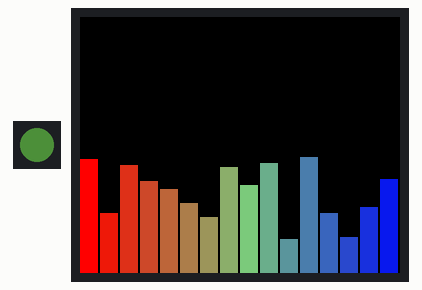
Recording of a sketch running on a simulated Arduino Uno, built for the host (arithmetic inside an expression is 32-bit, double 64-bit). Parts: 1 RGB LEDs in strip order, left to right, 160×128 colour display. Dim RGB values are drawn brighter than linear; random numbers use the default seed unless the sketch sets one.

Above: at 0.65 s.
At 9.54 s:
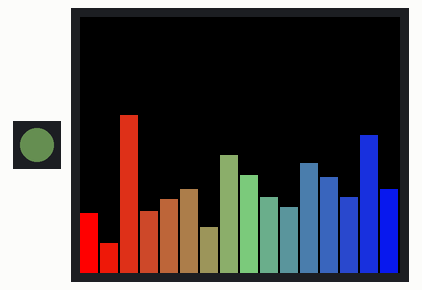
At 19.67 s:
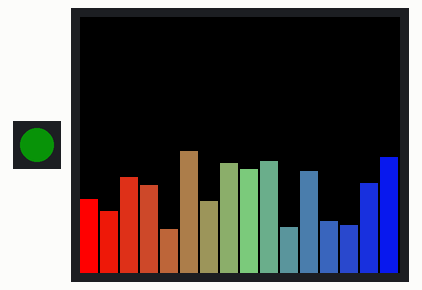
At 39.62 s:
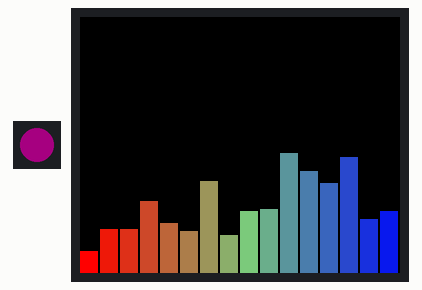
Timing chart, 0 to 40.0 s (numbered marks = the images above):
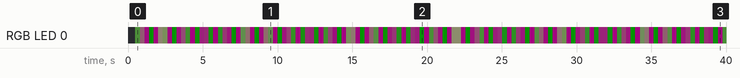

The sketch:

spectrum.ino
```cpp
#include <Adafruit_GFX.h>
#include <Adafruit_ST7735.h>
#include <SPI.h>
#include <Adafruit_NeoPixel.h>

#define TFT_CS    5
#define TFT_RST   4
#define TFT_DC    3
#define TFT_MOSI  2
#define TFT_SCLK  1

#define LED_PIN   10
#define NUMPIXELS 1

Adafruit_ST7735 tft = Adafruit_ST7735(TFT_CS, TFT_DC, TFT_RST);
Adafruit_NeoPixel pixels(NUMPIXELS, LED_PIN, NEO_GRB + NEO_KHZ800);

#define WIDTH  160
#define HEIGHT 128
#define NUM_BARS 16
#define BAR_W (WIDTH / NUM_BARS - 1)

float heights[NUM_BARS];
float targets[NUM_BARS];
float phases[NUM_BARS];
int prevTop[NUM_BARS];     // previous Y of bar top (lower = taller)
uint16_t barColors[NUM_BARS];
bool firstFrame = true;

void setup() {
  pixels.begin();
  pixels.setBrightness(40);
  pixels.clear();
  pixels.show();

  SPI.begin(TFT_SCLK, -1, TFT_MOSI, TFT_CS);
  tft.initR(INITR_BLACKTAB);
  tft.setRotation(1);
  tft.fillScreen(ST7735_BLACK);

  for (int i = 0; i < NUM_BARS; i++) {
    heights[i] = 0;
    targets[i] = 0;
    phases[i] = random(100) * 0.1;
    prevTop[i] = HEIGHT;

    float pos = i / (float)NUM_BARS;
    uint8_t r = (uint8_t)((1.0 - pos) * 255);
    uint8_t g = (uint8_t)(pos < 0.5 ? pos * 2 * 200 : (1.0 - (pos - 0.5) * 2) * 200);
    uint8_t b = (uint8_t)(pos * 255);
    barColors[i] = tft.color565(r, g, b);
  }
}

void loop() {
  unsigned long t = millis();

  for (int i = 0; i < NUM_BARS; i++) {
    int bx = i * (WIDTH / NUM_BARS);

    // --- Compute new height ---
    float freq = 0.5 + i * 0.3;
    float amp = 0.3 + sin(t * 0.002 + phases[i]) * 0.3;
    float wave = sin(t * 0.005 * freq + phases[i]) * 0.4
               + sin(t * 0.011 * freq + phases[i] * 2) * 0.3
               + sin(t * 0.023 * freq + phases[i] * 3) * 0.2
               + ((float)random(100) / 100.0) * 0.15;

    targets[i] = (amp + wave) * 0.5;
    if (targets[i] < 0.05) targets[i] = 0;
    if (targets[i] > 1.0)  targets[i] = 1.0;

    if (targets[i] > heights[i]) {
      heights[i] += (targets[i] - heights[i]) * 0.6;
    } else {
      heights[i] += (targets[i] - heights[i]) * 0.08;
    }

    int newH = heights[i] * (HEIGHT - 10);
    int newTop = HEIGHT - newH;

    // --- Only redraw the pixels that changed ---
    if (firstFrame) {
      // First frame: draw full bar
      tft.fillRect(bx, 0, BAR_W, HEIGHT - 10, ST7735_BLACK);
      if (newH > 0) {
        tft.fillRect(bx, newTop, BAR_W, newH, barColors[i]);
      }
    } else {
      // Only update the delta at the top of the bar
      if (newTop < prevTop[i]) {
        // Bar grew taller — draw colored extension at top
        tft.fillRect(bx, newTop, BAR_W, prevTop[i] - newTop, barColors[i]);
      } else if (newTop > prevTop[i]) {
        // Bar shrank — erase exposed area at top
        tft.fillRect(bx, prevTop[i], BAR_W, newTop - prevTop[i], ST7735_BLACK);
      }
      // Same height = nothing to do
    }

    prevTop[i] = newTop;
  }

  firstFrame = false;

  // WS2812 pulses to beat
  float beat = (sin(t * 0.008) + 1) * 0.5;
  pixels.setPixelColor(0, pixels.Color(
    (uint8_t)(beat * 255),
    (uint8_t)((1.0 - beat) * 128),
    (uint8_t)(beat * 200)
  ));
  pixels.show();

  delay(30);
}
```

Measured:
- by itself, RGB LED 0: off → RGB(8, 15, 6) at 0.50 s, → RGB(18, 11, 14) 0.31 s later, → RGB(34, 2, 27) 0.31 s later, → RGB(0, 20, 0) 0.31 s later, … (127 changes in this stretch)
